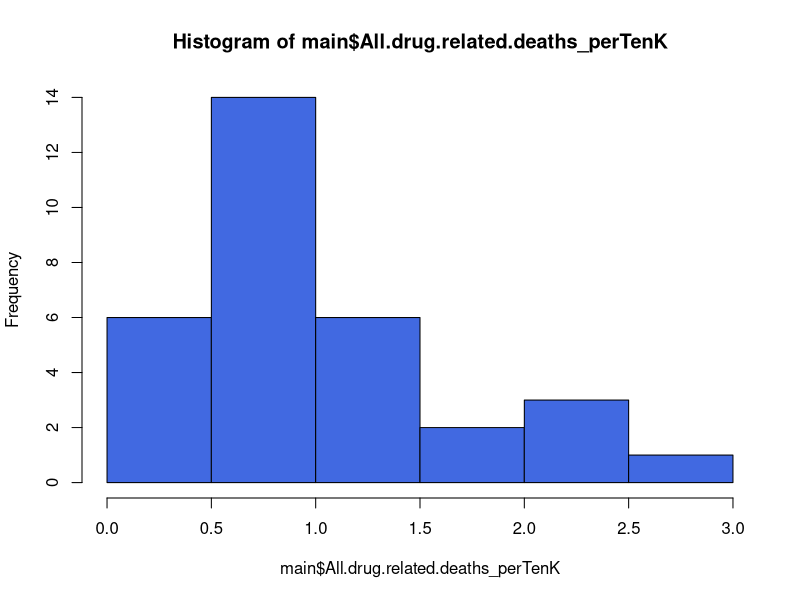
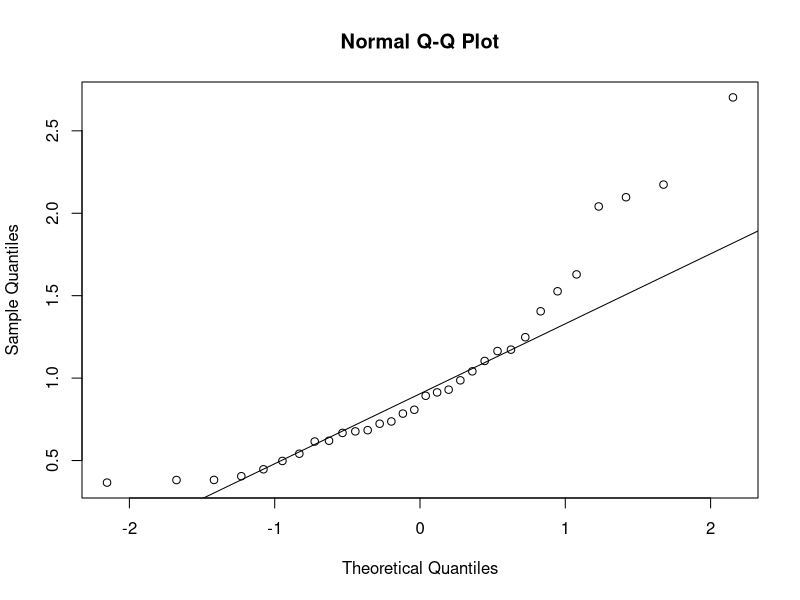
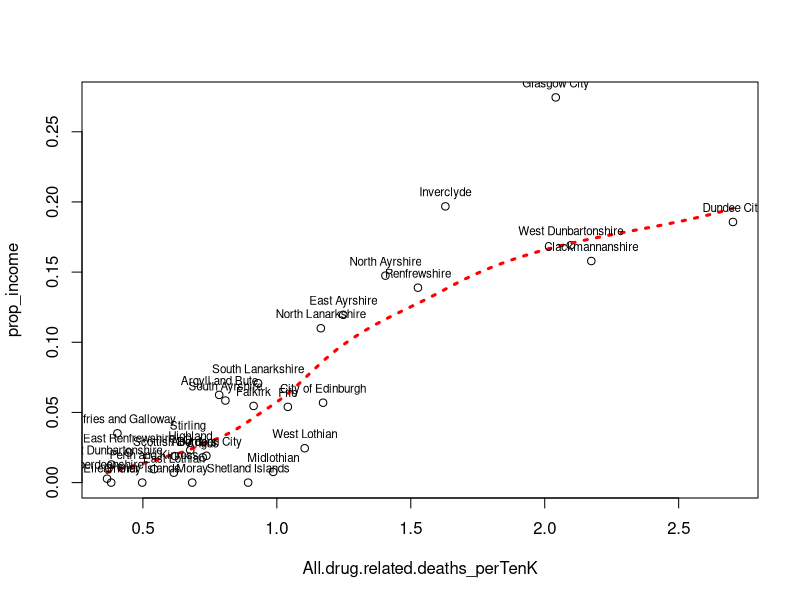
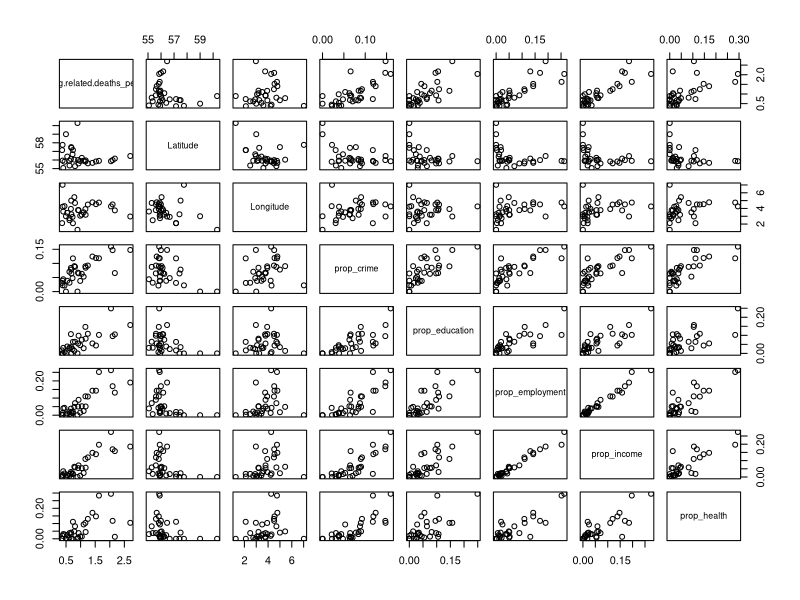
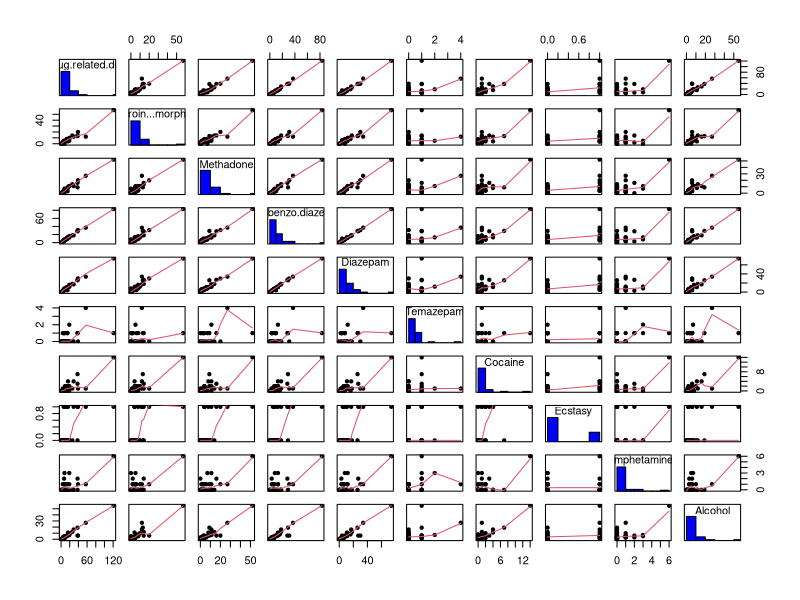

Generate these figures, in order, with R: (Note: this script raises an error after producing the figures.)
## ---- chunk 1
# install.packages("dplyr", repos='http://cran.us.r-project.org')
library(dplyr)
# install.packages("stats", repos='http://cran.us.r-project.org')
library(stats)
## ---- chunk 2
# Set working directory
setwd("/Users/heimannrichard/Google Drive/GIS Data/drugdata_scotland")
# Loading all the datasets
main <- read.csv("2012-drugs-related-cx.csv")
pop <- read.csv("scotland pop by ca.csv")
crime <- read.csv("most_deprived_datazones_by_council_(crime)_2012.csv")
edu <- read.csv("most_deprived_datazones_by_council_(education)_2012.csv")
emp <- read.csv("most_deprived_datazones_by_council_(employment)_2012.csv")
health <- read.csv("most_deprived_datazones_by_council_(health)_2012.csv")
income <- read.csv("most_deprived_datazones_by_council_(income)_2012.csv")
## ---- chunk 3
# Explorattion by indexing the data
names(main)
main$Council.area
main$Council.area[1:10]
main[1:10,1]
## ---- chunk 4
# Merging other relevant data with the main dataset
main <- merge(main, pop[,c(2,3)], by.x="Council.area", by.y="Council.area", all.x=TRUE)
main <- merge(main, crime[,c(1,4)], by.x="Council.area", by.y="label", all.x=TRUE)
main <- merge(main, edu[,c(1,4)], by.x="Council.area", by.y="label", all.x=TRUE)
main <- merge(main, emp[,c(1,4)], by.x="Council.area", by.y="label", all.x=TRUE)
main <- merge(main, health[,c(1,4)], by.x="Council.area", by.y="label", all.x=TRUE)
main <- merge(main, income[,c(1,4)], by.x="Council.area", by.y="label", all.x=TRUE)
## ---- chunk 5
# Weighting the number of drug related deaths by the population of each council area
# new variable named All.drug.related.deaths_perTenK (drug deaths / (population/10,000))
main$All.drug.related.deaths_perTenK <- (main$All.drug.related.deaths / (main$Population/10000))
## ---- chunk 6
# A histogram of the number of drug related deaths per 10,000 people
hist(main$All.drug.related.deaths_perTenK, col="royal blue")
## ---- chunk 7
# Q-Q plots are another way to check for normality. As our histogram suggested we have a non-normal distrubution
qqnorm(main$All.drug.related.deaths_perTenK)
qqline(main$All.drug.related.deaths_perTenK)
## ---- chunk 8
# scatterplot (drug deaths ~ income)
with(main, scatter.smooth(All.drug.related.deaths_perTenK, prop_income, lpars = list(col = "red", lwd = 3, lty = 3)))
text(main$All.drug.related.deaths_perTenK, main$prop_income, labels=main$Council.area, cex= 0.7, pos=3)
## ---- chunk 9
# Simple summary stats of one variable at a time
mean(main$All.drug.related.deaths)
median(main$All.drug.related.deaths)
mean(main$All.drug.related.deaths_perTenK)
median(main$All.drug.related.deaths_perTenK)
# Summary stats of all the variables in the dataset
summary(main)
## ---- chunk 10
# A Scatterplot matrix
pairs(~All.drug.related.deaths_perTenK + Latitude + Longitude + prop_crime + prop_education + prop_employment + prop_income + prop_health, data=main)
## ---- chunk 11
## put histograms on the diagonal
panel.hist <- function(x, ...)
{
  usr <- par("usr"); on.exit(par(usr))
  par(usr = c(usr[1:2], 0, 1.5) )
  h <- hist(x, plot = FALSE)
  breaks <- h$breaks; nB <- length(breaks)
  y <- h$counts; y <- y/max(y)
  rect(breaks[-nB], 0, breaks[-1], y, col = "blue", ...)
}
## ---- chunk 12
# scatterplot matrix wiht some extra (note panel.hist function run in echo=FALSE mode))
colnames(main)
pairs(main[2:11], panel = panel.smooth, cex = 1, pch = 20, bg = "blue",
      diag.panel = panel.hist, cex.labels = 1, font.labels = 1)
## ---- chunk 13
# We split our dataset into two regions for subsequent analysis. We perform a median split of the longitudes of the council # areas resulting in an 'east' and 'west' group.
# ?cut: divides the range of x into intervals and codes the values in x according to which interval they fall. The leftmost  # interval corresponds to level one, the next leftmost to level two and so on.
main$LongSplit <- cut(main$Longitude, breaks=quantile(main$Longitude, c(0,.5,1)), include.lowest=TRUE, right=FALSE, ordered_result=TRUE, labels=c("East", "West"))
## ---- chunk 14
# Let's examine the number of records that result in each group:
table(main$LongSplit)
## ---- chunk 15
# We split our dataset into two regions for subsequent analysis. We perform a median split of the longitudes of the council # areas resulting in an 'north' and 'south' group.
# ?cut: divides the range of x into intervals and codes the values in x according to which interval they fall. The leftmost  # interval corresponds to level one, the next leftmost to level two and so on.
main$LatSplit <- cut(main$Latitude, breaks=quantile(main$Latitude, c(0,.5,1)), 
                    include.lowest=TRUE, right=FALSE, ordered_result=TRUE, labels=c("South", "North"))
## ---- chunk 16
# Let's examine the number of records that result in each group:
table(main$LatSplit)
## ---- chunk 17
data_source <- collect(main)
grouping_factors <- group_by(main, LongSplit, LatSplit)
deaths_by_area <- summarise(grouping_factors, median.deathsptk = median(All.drug.related.deaths_perTenK),
                           median.crime = median(prop_crime), median.emp = median(prop_employment),
                           median.edu = median(prop_education), num.council.areas = length(All.drug.related.deaths_perTenK))

## ---- chunk 18
# Examine the summary table just created
grouping_factors
deaths_by_area
## ---- chunk 19
# Now we'll make some fun plots of the summary table

library(ggplot2)

qplot(LongSplit, median.deathsptk, data=deaths_by_area, facets=~LatSplit, geom="bar", stat="identity", fill="dark red",main="Median Deaths/10,000 by Area in Scotland") + theme(legend.position="none")

qplot(LongSplit, median.crime, data=deaths_by_area, facets=~LatSplit, geom="bar", stat="identity", fill="dark red",main="Median Crime Score by Area in Scotland") + theme(legend.position="none")

qplot(LongSplit, median.emp, data=deaths_by_area, facets=~LatSplit, geom="bar", stat="identity", fill="dark red",main="Median Unemployment Score by Area in Scotland") + theme(legend.position="none")

qplot(LongSplit, median.edu, data=deaths_by_area, facets=~LatSplit, geom="bar", stat="identity", fill="dark red",main="Median Education Problems Score by Area in Scotland") + theme(legend.position="none")
## ---- chunk 20
sessionInfo()
